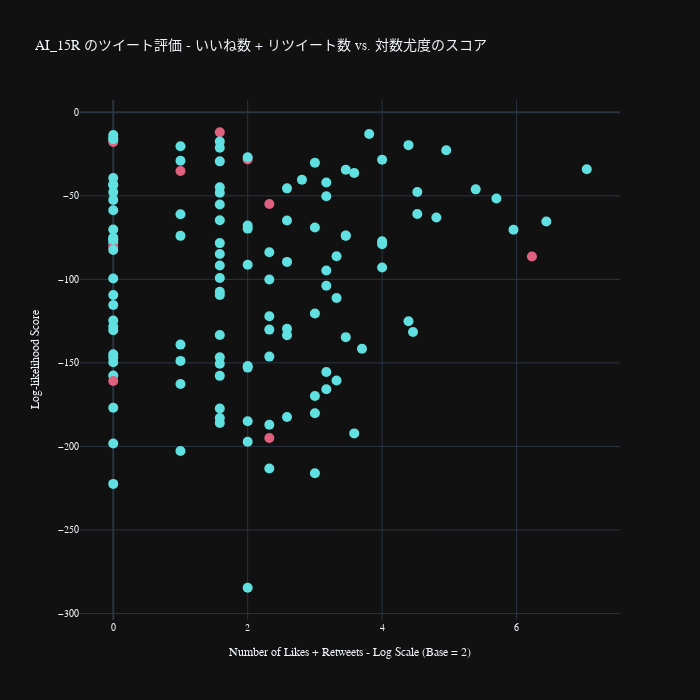

The code cell stored with this chart in its notebook:
### Code cell
fig = go.Figure()

fig.add_traces(
    go.Scatter(
        x=np.log2(df_tweets_with_sentiment.n_likes + df_tweets_with_sentiment.n_retweets),
        y=df_tweets_with_sentiment.score,
        mode="markers",
        marker=go.scatter.Marker(
            size=10,
            color=df_tweets_with_sentiment.sentiment_color,
        ),
        hovertext=df_tweets_with_sentiment.text,
    )
)

fig.update_layout(
    width=700,
    height=700,
    title="AI_15R のツイート評価 - いいね数 + リツイート数 vs. 対数尤度のスコア",
    xaxis=dict(
        title="Number of Likes + Retweets - Log Scale (Base = 2)",
    ),
    yaxis=dict(
        title="Log-likelihood Score",
    ),
    template="plotly_dark",
    font={"family": "Ubuntu", "size": 10},
)

fig.to_html()

fig.show()

### Figure 1 — Plotly figure (JSON) as saved in the notebook; plotly's stock layout.template omitted (floating-point values rounded to 4 significant figures; data arrays with more than 128 entries replaced by an {"elided": "..."} marker saying what was removed)
{"data": [{"hovertext": {"elided": "161 str values"}, "marker": {"color": {"elided": "161 str values"}, "size": 10}, "mode": "markers", "type": "scatter", "x": {"elided": "161 float values"}, "y": {"elided": "161 float values"}}], "layout": {"font": {"family": "Ubuntu", "size": 10}, "height": 700, "title": {"text": "AI_15R のツイート評価 - いいね数 + リツイート数 vs. 対数尤度のスコア"}, "width": 700, "xaxis": {"title": {"text": "Number of Likes + Retweets - Log Scale (Base = 2)"}}, "yaxis": {"title": {"text": "Log-likelihood Score"}}}}
